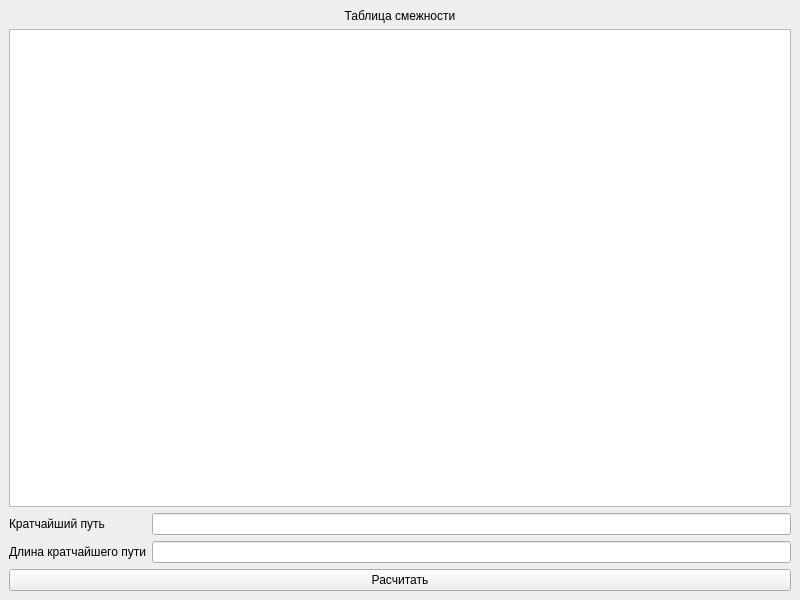
<?xml version="1.0" encoding="UTF-8"?>
<ui version="4.0">
 <class>InfoWindow</class>
 <widget class="QMainWindow" name="InfoWindow">
  <property name="geometry">
   <rect>
    <x>0</x>
    <y>0</y>
    <width>800</width>
    <height>600</height>
   </rect>
  </property>
  <property name="windowTitle">
   <string>Анализ</string>
  </property>
  <widget class="QWidget" name="centralwidget">
   <layout class="QGridLayout" name="gridLayout">
    <item row="1" column="0">
     <widget class="QTableWidget" name="tableWidget"/>
    </item>
    <item row="4" column="0">
     <layout class="QFormLayout" name="formLayout">
      <item row="0" column="0">
       <widget class="QLabel" name="Label_short_path">
        <property name="text">
         <string>Кратчайший путь</string>
        </property>
       </widget>
      </item>
      <item row="0" column="1">
       <widget class="QLineEdit" name="LineEdit_shotr_path">
        <property name="readOnly">
         <bool>true</bool>
        </property>
       </widget>
      </item>
      <item row="1" column="0">
       <widget class="QLabel" name="Label_length">
        <property name="text">
         <string>Длина кратчайшего пути</string>
        </property>
       </widget>
      </item>
      <item row="1" column="1">
       <widget class="QLineEdit" name="LineEdit_lenght">
        <property name="readOnly">
         <bool>true</bool>
        </property>
       </widget>
      </item>
     </layout>
    </item>
    <item row="0" column="0">
     <widget class="QLabel" name="label">
      <property name="acceptDrops">
       <bool>false</bool>
      </property>
      <property name="text">
       <string>Таблица смежности</string>
      </property>
      <property name="alignment">
       <set>Qt::AlignCenter</set>
      </property>
     </widget>
    </item>
    <item row="8" column="0">
     <widget class="QPushButton" name="Calculate_Button">
      <property name="text">
       <string>Расчитать</string>
      </property>
     </widget>
    </item>
   </layout>
  </widget>
 </widget>
 <resources/>
 <connections/>
</ui>
